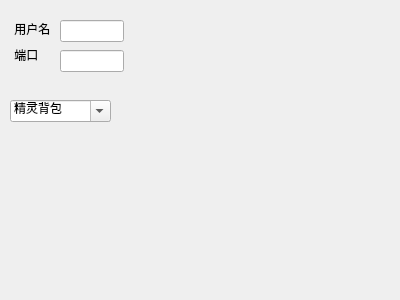
<?xml version="1.0" encoding="UTF-8"?>
<ui version="4.0">
 <class>home</class>
 <widget class="QWidget" name="home">
  <property name="geometry">
   <rect>
    <x>0</x>
    <y>0</y>
    <width>400</width>
    <height>300</height>
   </rect>
  </property>
  <property name="windowTitle">
   <string>个人主页</string>
  </property>
  <widget class="QLabel" name="label">
   <property name="geometry">
    <rect>
     <x>180</x>
     <y>30</y>
     <width>191</width>
     <height>231</height>
    </rect>
   </property>
   <property name="text">
    <string/>
   </property>
  </widget>
  <widget class="QComboBox" name="comboBox">
   <property name="geometry">
    <rect>
     <x>10</x>
     <y>100</y>
     <width>101</width>
     <height>22</height>
    </rect>
   </property>
   <property name="editable">
    <bool>true</bool>
   </property>
   <property name="currentText">
    <string>精灵背包</string>
   </property>
  </widget>
  <widget class="QLineEdit" name="lineEditUsername">
   <property name="geometry">
    <rect>
     <x>60</x>
     <y>20</y>
     <width>64</width>
     <height>22</height>
    </rect>
   </property>
   <property name="sizePolicy">
    <sizepolicy hsizetype="Preferred" vsizetype="Fixed">
     <horstretch>0</horstretch>
     <verstretch>0</verstretch>
    </sizepolicy>
   </property>
  </widget>
  <widget class="QLineEdit" name="lineEditPort">
   <property name="geometry">
    <rect>
     <x>60</x>
     <y>50</y>
     <width>64</width>
     <height>22</height>
    </rect>
   </property>
  </widget>
  <widget class="QLabel" name="label_3">
   <property name="geometry">
    <rect>
     <x>11</x>
     <y>21</y>
     <width>41</width>
     <height>16</height>
    </rect>
   </property>
   <property name="text">
    <string> 用户名</string>
   </property>
  </widget>
  <widget class="QLabel" name="label_2">
   <property name="geometry">
    <rect>
     <x>11</x>
     <y>47</y>
     <width>31</width>
     <height>16</height>
    </rect>
   </property>
   <property name="text">
    <string> 端口</string>
   </property>
  </widget>
 </widget>
 <resources/>
 <connections/>
</ui>
